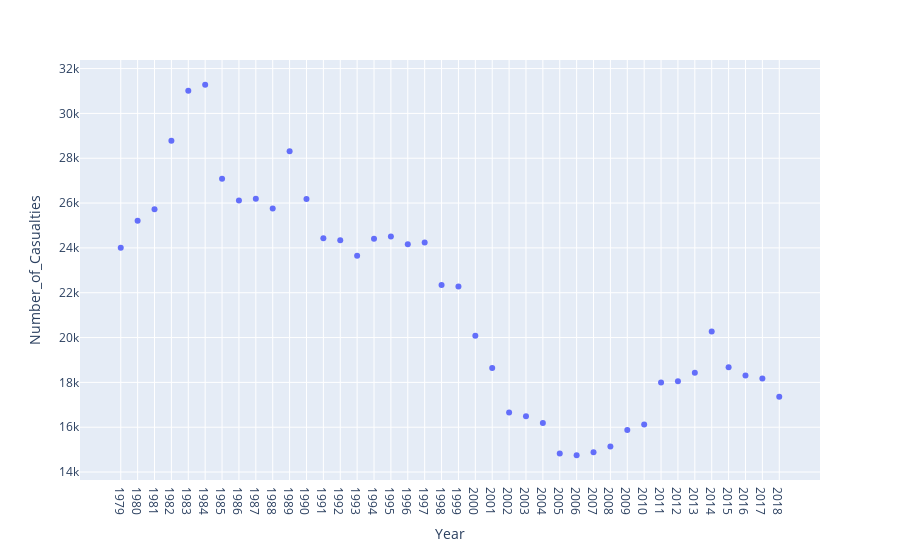

The cell this chart's notebook holds for it:
### Code cell
# In order to understand better our data model, we visulize it with the help of plotting
fig = px.scatter(df_peryearcas, x="Year", y="Number_of_Casualties")
fig.show()

### Figure 1 — Plotly figure (JSON) as saved in the notebook; plotly's stock layout.template omitted (floating-point values rounded to 4 significant figures)
{"data": [{"hovertemplate": "Year=%{x}<br>Number_of_Casualties=%{y}<extra></extra>", "legendgroup": "", "marker": {"color": "#636efa", "symbol": "circle"}, "mode": "markers", "name": "", "orientation": "v", "showlegend": false, "type": "scatter", "x": ["1979", "1980", "1981", "1982", "1983", "1984", "1985", "1986", "1987", "1988", "1989", "1990", "1991", "1992", "1993", "1994", "1995", "1996", "1997", "1998", "1999", "2000", "2001", "2002", "2003", "2004", "2005", "2006", "2007", "2008", "2009", "2010", "2011", "2012", "2013", "2014", "2015", "2016", "2017", "2018"], "xaxis": "x", "y": [24007, 25206, 25723, 28782, 31010, 31279, 27087, 26116, 26188, 25755, 28307, 26183, 24434, 24346, 23650, 24405, 24512, 24164, 24244, 22347, 22277, 20084, 18641, 16652, 16484, 16189, 14823, 14749, 14884, 15144, 15873, 16125, 17992, 18056, 18434, 20274, 18676, 18311, 18175, 17358], "yaxis": "y"}], "layout": {"legend": {"tracegroupgap": 0}, "margin": {"t": 60}, "xaxis": {"anchor": "y", "domain": [0, 1], "title": {"text": "Year"}}, "yaxis": {"anchor": "x", "domain": [0, 1], "title": {"text": "Number_of_Casualties"}}}}
